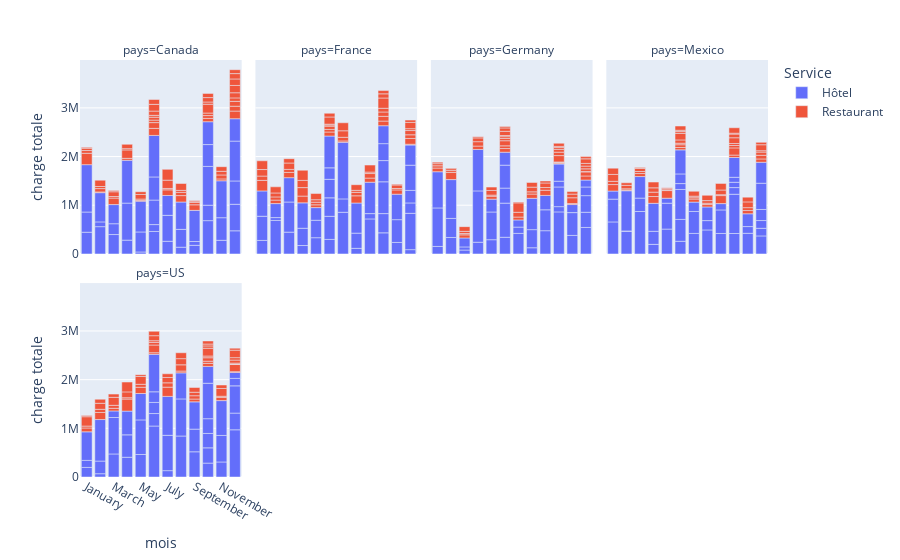

The notebook cell saved with this chart:
### Code cell
fig_charge = px.bar(df_group, x='mois', y='charge totale', color='Service',orientation='v',facet_col="pays",facet_col_wrap = 4, 
               category_orders={"mois": ["January", "February", "March", "April", "May", "June", "July", "August", "September", "October", "November", "December"]})
fig_charge.show()

### Figure 1 — Plotly figure (JSON) as saved in the notebook; plotly's stock layout.template omitted (floating-point values rounded to 4 significant figures)
{"data": [{"alignmentgroup": "True", "hovertemplate": "Service=Hôtel<br>pays=Canada<br>mois=%{x}<br>charge totale=%{y}<extra></extra>", "legendgroup": "Hôtel", "marker": {"color": "#636efa", "pattern": {"shape": ""}}, "name": "Hôtel", "offsetgroup": "Hôtel", "orientation": "v", "showlegend": true, "textposition": "auto", "type": "bar", "x": ["February", "October", "September", "August", "June", "November", "October", "January", "May", "October", "September", "August", "February", "June", "July", "April", "March", "December", "December", "March", "December", "April", "October", "August", "September", "February", "April", "January", "May", "November", "July", "June", "June", "May", "November", "December", "January", "July", "December", "March", "October", "June"], "xaxis": "x5", "y": [560000, 683500, 176750, 138000, 460750, 279500, 317250, 445400, 40000, 796600, 77600, 366000, 97600, 141600, 259500, 283050, 397800, 474600, 545100, 222000, 479000, 760400, 448800, 562200, 640200, 600300, 880000, 414750, 411250, 464200, 533000, 503600, 474900, 632700, 758700, 818700, 973200, 407625, 460000, 393400, 469500, 853200], "yaxis": "y5"}, {"alignmentgroup": "True", "hovertemplate": "Service=Hôtel<br>pays=France<br>mois=%{x}<br>charge totale=%{y}<extra></extra>", "legendgroup": "Hôtel", "marker": {"color": "#636efa", "pattern": {"shape": ""}}, "name": "Hôtel", "offsetgroup": "Hôtel", "orientation": "v", "showlegend": false, "textposition": "auto", "type": "bar", "x": ["July", "June", "October", "November", "September", "February", "June", "February", "July", "September", "January", "May", "October", "June", "December", "March", "October", "April", "August", "December", "December", "March", "April", "August", "October", "February", "September", "August", "May", "October", "January", "December", "June", "November", "January", "June", "May", "November", "April", "December", "December", "March", "July", "October", "June"], "xaxis": "x6", "y": [855250, 297500, 432750, 235250, 719000, 687500, 474750, 58600, 275100, 108800, 276900, 333200, 395200, 379800, 87900, 447300, 653100, 172350, 114300, 746100, 213250, 618750, 354600, 312400, 436200, 287700, 645300, 618750, 358250, 348250, 496875, 257400, 380200, 468400, 520200, 236100, 259800, 523200, 521550, 518000, 414400, 500200, 1162200, 368100, 653400], "yaxis": "y6"}, {"alignmentgroup": "True", "hovertemplate": "Service=Hôtel<br>pays=Germany<br>mois=%{x}<br>charge totale=%{y}<extra></extra>", "legendgroup": "Hôtel", "marker": {"color": "#636efa", "pattern": {"shape": ""}}, "name": "Hôtel", "offsetgroup": "Hôtel", "orientation": "v", "showlegend": false, "textposition": "auto", "type": "bar", "x": ["September", "February", "June", "November", "July", "April", "January", "February", "July", "May", "September", "December", "March", "October", "August", "June", "October", "March", "December", "August", "October", "September", "February", "August", "January", "October", "May", "April", "December", "November", "June", "November", "January", "June", "May", "April", "December", "December", "March", "July", "October", "June"], "xaxis": "x7", "y": [476750, 337500, 341500, 380000, 421500, 239800, 153200, 391600, 129000, 292000, 429200, 543300, 78900, 863100, 126600, 701400, 108000, 64750, 312500, 371800, 404200, 295800, 797700, 643500, 791250, 118000, 569000, 1054750, 341200, 468400, 309000, 165600, 743700, 471000, 264000, 851400, 177750, 142200, 184200, 147600, 352500, 266400], "yaxis": "y7"}, {"alignmentgroup": "True", "hovertemplate": "Service=Hôtel<br>pays=Mexico<br>mois=%{x}<br>charge totale=%{y}<extra></extra>", "legendgroup": "Hôtel", "marker": {"color": "#636efa", "pattern": {"shape": ""}}, "name": "Hôtel", "offsetgroup": "Hôtel", "orientation": "v", "showlegend": false, "textposition": "auto", "type": "bar", "x": ["January", "May", "February", "July", "June", "November", "September", "February", "July", "September", "April", "December", "March", "August", "October", "December", "June", "October", "October", "March", "December", "June", "October", "August", "September", "February", "October", "April", "August", "June", "May", "December", "November", "January", "January", "May", "April", "June", "November", "December", "December", "March", "October", "June", "July"], "xaxis": "x8", "y": [657250, 509750, 466250, 420750, 259500, 423500, 419750, 6840, 451000, 484000, 196000, 369900, 870900, 492600, 419100, 156300, 449400, 806700, 136500, 275250, 158750, 615000, 109200, 191600, 129600, 824100, 102500, 268500, 280750, 120800, 532200, 227600, 138000, 468000, 166200, 102300, 574800, 198600, 263100, 539250, 431400, 442800, 406200, 494000, 192300], "yaxis": "y8"}, {"alignmentgroup": "True", "hovertemplate": "Service=Hôtel<br>pays=US<br>mois=%{x}<br>charge totale=%{y}<extra></extra>", "legendgroup": "Hôtel", "marker": {"color": "#636efa", "pattern": {"shape": ""}}, "name": "Hôtel", "offsetgroup": "Hôtel", "orientation": "v", "showlegend": false, "textposition": "auto", "type": "bar", "x": ["February", "November", "June", "September", "October", "February", "January", "May", "September", "October", "June", "August", "March", "October", "April", "December", "July", "March", "December", "April", "August", "October", "February", "September", "January", "May", "October", "April", "August", "June", "December", "July", "November", "May", "November", "June", "January", "July", "December", "March", "December", "June", "October"], "xaxis": "x", "y": [67500, 309000, 1047250, 517750, 285750, 259600, 196500, 462600, 465600, 313200, 256400, 842100, 473700, 295800, 405450, 969900, 130950, 748250, 343000, 460200, 762300, 303000, 853200, 560100, 144750, 711000, 728500, 488250, 535250, 228400, 559400, 725400, 544600, 541800, 716100, 218100, 586800, 799750, 153750, 135400, 123000, 770100, 345900], "yaxis": "y"}, {"alignmentgroup": "True", "hovertemplate": "Service=Restaurant<br>pays=Canada<br>mois=%{x}<br>charge totale=%{y}<extra></extra>", "legendgroup": "Restaurant", "marker": {"color": "#EF553B", "pattern": {"shape": ""}}, "name": "Restaurant", "offsetgroup": "Restaurant", "orientation": "v", "showlegend": true, "textposition": "auto", "type": "bar", "x": ["April", "August", "July", "June", "March", "November", "October", "December", "January", "September", "May", "December", "February", "March", "December", "May", "July", "January", "June", "November", "April", "December", "June", "October", "January", "November", "December", "June", "May", "October", "June", "July", "July", "June", "December", "March", "October", "December", "June", "February", "April", "October", "September", "August", "August", "October", "December", "February", "March", "September", "April", "August", "October", "February", "September", "December", "November", "June", "January", "May"], "xaxis": "x5", "y": [39765, 131670, 115747, 144760, 133540, 38500, 68695, 156860, 233805, 114070, 14135, 99935, 16060, 32305, 99820, 29085, 28665, 56630, 118440, 81360, 173250, 71190, 51075, 57105, 48015, 75130, 105380, 60170, 93610, 52360, 38290, 170685, 221430, 87065, 150095, 97570, 181720, 133705, 138490, 67795, 25987, 45325, 50575, 65940, 41535, 90405, 109395, 42840, 26910, 25515, 88770, 140745, 86075, 129965, 11990, 80500, 94115, 99540, 17280, 56790], "yaxis": "y5"}, {"alignmentgroup": "True", "hovertemplate": "Service=Restaurant<br>pays=France<br>mois=%{x}<br>charge totale=%{y}<extra></extra>", "legendgroup": "Restaurant", "marker": {"color": "#EF553B", "pattern": {"shape": ""}}, "name": "Restaurant", "offsetgroup": "Restaurant", "orientation": "v", "showlegend": false, "textposition": "auto", "type": "bar", "x": ["April", "August", "December", "March", "November", "October", "December", "January", "May", "February", "June", "September", "January", "March", "December", "December", "May", "July", "June", "April", "November", "October", "August", "June", "October", "January", "May", "June", "November", "June", "October", "December", "July", "July", "October", "December", "July", "June", "March", "August", "October", "April", "September", "February", "September", "December", "March", "February", "February", "April", "August", "October", "September", "November", "June", "January", "May"], "xaxis": "x6", "y": [139260, 148280, 16115, 107470, 87670, 95205, 118525, 216975, 56650, 71665, 82280, 84425, 88235, 62650, 75425, 87045, 54705, 28755, 53550, 173880, 28755, 97965, 71055, 67320, 88920, 133897, 50490, 24640, 72820, 15680, 76335, 38385, 74655, 133402, 210870, 128810, 164340, 147840, 131175, 41090, 85435, 148505, 93485, 65275, 29835, 47475, 88515, 81180, 126280, 209055, 115555, 67485, 144100, 17150, 76230, 179865, 127170], "yaxis": "y6"}, {"alignmentgroup": "True", "hovertemplate": "Service=Restaurant<br>pays=Germany<br>mois=%{x}<br>charge totale=%{y}<extra></extra>", "legendgroup": "Restaurant", "marker": {"color": "#EF553B", "pattern": {"shape": ""}}, "name": "Restaurant", "offsetgroup": "Restaurant", "orientation": "v", "showlegend": false, "textposition": "auto", "type": "bar", "x": ["December", "February", "March", "November", "October", "April", "August", "January", "June", "May", "October", "September", "December", "June", "December", "March", "April", "May", "December", "January", "November", "October", "October", "August", "July", "June", "June", "January", "November", "April", "June", "May", "July", "June", "October", "December", "December", "October", "December", "June", "March", "July", "July", "August", "October", "February", "September", "December", "October", "February", "September", "June", "March", "February", "October", "September", "August", "November", "June", "April", "January", "May"], "xaxis": "x7", "y": [84205, 148940, 63690, 19635, 13255, 69245, 87890, 75460, 75130, 60225, 19800, 106370, 83215, 55330, 9800, 27720, 90300, 23205, 52955, 46235, 119925, 10845, 129465, 45045, 58815, 105210, 45270, 44385, 74745, 77797, 37895, 95040, 98385, 24115, 70735, 56250, 55715, 59675, 93830, 86350, 43725, 193215, 20185, 96845, 37975, 39060, 55300, 45585, 21240, 36315, 93915, 69525, 97245, 15290, 64625, 41085, 95865, 52955, 31080, 22950, 30645, 68850], "yaxis": "y7"}, {"alignmentgroup": "True", "hovertemplate": "Service=Restaurant<br>pays=Mexico<br>mois=%{x}<br>charge totale=%{y}<extra></extra>", "legendgroup": "Restaurant", "marker": {"color": "#EF553B", "pattern": {"shape": ""}}, "name": "Restaurant", "offsetgroup": "Restaurant", "orientation": "v", "showlegend": false, "textposition": "auto", "type": "bar", "x": ["April", "December", "February", "June", "March", "May", "November", "October", "December", "January", "June", "October", "September", "August", "April", "June", "March", "October", "December", "July", "October", "May", "August", "June", "November", "January", "May", "November", "April", "January", "June", "July", "December", "July", "October", "December", "July", "June", "March", "October", "August", "February", "September", "February", "June", "March", "October", "December", "September", "August", "October", "February", "September", "November", "June", "April", "January", "May"], "xaxis": "x8", "y": [139425, 67815, 14300, 48730, 61710, 156805, 65835, 49775, 74910, 132935, 57090, 147895, 164615, 48565, 90265, 31010, 42350, 48895, 65905, 62775, 40725, 16290, 27405, 67410, 59985, 67185, 32505, 118250, 88385, 141075, 135300, 28035, 28575, 31405, 118580, 122210, 100265, 36410, 61270, 75460, 53900, 25445, 19670, 70875, 27180, 22500, 18450, 48780, 94950, 109120, 111705, 53570, 135960, 97685, 86450, 118260, 128745, 11025], "yaxis": "y8"}, {"alignmentgroup": "True", "hovertemplate": "Service=Restaurant<br>pays=US<br>mois=%{x}<br>charge totale=%{y}<extra></extra>", "legendgroup": "Restaurant", "marker": {"color": "#EF553B", "pattern": {"shape": ""}}, "name": "Restaurant", "offsetgroup": "Restaurant", "orientation": "v", "showlegend": false, "textposition": "auto", "type": "bar", "x": ["February", "January", "November", "April", "December", "July", "September", "August", "December", "June", "March", "May", "October", "May", "December", "July", "December", "January", "March", "April", "October", "October", "August", "June", "November", "January", "May", "November", "June", "October", "June", "July", "December", "December", "October", "July", "June", "December", "March", "October", "April", "February", "September", "December", "September", "March", "February", "October", "August", "September", "February", "April", "August", "October", "June", "November", "May", "January"], "xaxis": "x", "y": [145255, 79117, 64735, 247060, 15070, 189750, 58080, 37290, 146465, 33110, 53515, 127985, 62865, 61005, 9590, 88515, 19950, 39112, 61635, 27270, 44370, 70470, 127440, 157905, 24615, 192225, 160490, 159775, 54505, 35350, 34685, 110700, 61740, 50270, 160270, 75322, 102795, 153835, 164560, 47355, 120592, 65030, 68145, 41130, 71820, 65925, 123975, 38745, 126945, 97185, 83270, 202125, 120890, 63415, 89845, 71050, 35550, 24975], "yaxis": "y"}], "layout": {"annotations": [{"font": {}, "showarrow": false, "text": "pays=US", "x": 0.1175, "xanchor": "center", "xref": "paper", "y": 0.465, "yanchor": "bottom", "yref": "paper"}, {"font": {}, "showarrow": false, "text": "pays=Canada", "x": 0.1175, "xanchor": "center", "xref": "paper", "y": 1.0, "yanchor": "bottom", "yref": "paper"}, {"font": {}, "showarrow": false, "text": "pays=France", "x": 0.3725, "xanchor": "center", "xref": "paper", "y": 1.0, "yanchor": "bottom", "yref": "paper"}, {"font": {}, "showarrow": false, "text": "pays=Germany", "x": 0.6275, "xanchor": "center", "xref": "paper", "y": 1.0, "yanchor": "bottom", "yref": "paper"}, {"font": {}, "showarrow": false, "text": "pays=Mexico", "x": 0.8825, "xanchor": "center", "xref": "paper", "y": 1.0, "yanchor": "bottom", "yref": "paper"}], "barmode": "relative", "legend": {"title": {"text": "Service"}, "tracegroupgap": 0}, "margin": {"t": 60}, "xaxis": {"anchor": "y", "categoryarray": ["January", "February", "March", "April", "May", "June", "July", "August", "September", "October", "November", "December"], "categoryorder": "array", "domain": [0, 0.235], "title": {"text": "mois"}}, "xaxis2": {"anchor": "y2", "categoryarray": ["January", "February", "March", "April", "May", "June", "July", "August", "September", "October", "November", "December"], "categoryorder": "array", "domain": [0.255, 0.49], "matches": "x", "title": {"text": "mois"}}, "xaxis3": {"anchor": "y3", "categoryarray": ["January", "February", "March", "April", "May", "June", "July", "August", "September", "October", "November", "December"], "categoryorder": "array", "domain": [0.51, 0.745], "matches": "x", "title": {"text": "mois"}}, "xaxis4": {"anchor": "y4", "categoryarray": ["January", "February", "March", "April", "May", "June", "July", "August", "September", "October", "November", "December"], "categoryorder": "array", "domain": [0.765, 1.0], "matches": "x", "title": {"text": "mois"}}, "xaxis5": {"anchor": "y5", "domain": [0, 0.235], "matches": "x", "showticklabels": false}, "xaxis6": {"anchor": "y6", "domain": [0.255, 0.49], "matches": "x", "showticklabels": false}, "xaxis7": {"anchor": "y7", "domain": [0.51, 0.745], "matches": "x", "showticklabels": false}, "xaxis8": {"anchor": "y8", "domain": [0.765, 1.0], "matches": "x", "showticklabels": false}, "yaxis": {"anchor": "x", "domain": [0, 0.465], "title": {"text": "charge totale"}}, "yaxis2": {"anchor": "x2", "domain": [0, 0.465], "matches": "y", "showticklabels": false}, "yaxis3": {"anchor": "x3", "domain": [0, 0.465], "matches": "y", "showticklabels": false}, "yaxis4": {"anchor": "x4", "domain": [0, 0.465], "matches": "y", "showticklabels": false}, "yaxis5": {"anchor": "x5", "domain": [0.535, 1.0], "matches": "y", "title": {"text": "charge totale"}}, "yaxis6": {"anchor": "x6", "domain": [0.535, 1.0], "matches": "y", "showticklabels": false}, "yaxis7": {"anchor": "x7", "domain": [0.535, 1.0], "matches": "y", "showticklabels": false}, "yaxis8": {"anchor": "x8", "domain": [0.535, 1.0], "matches": "y", "showticklabels": false}}}
